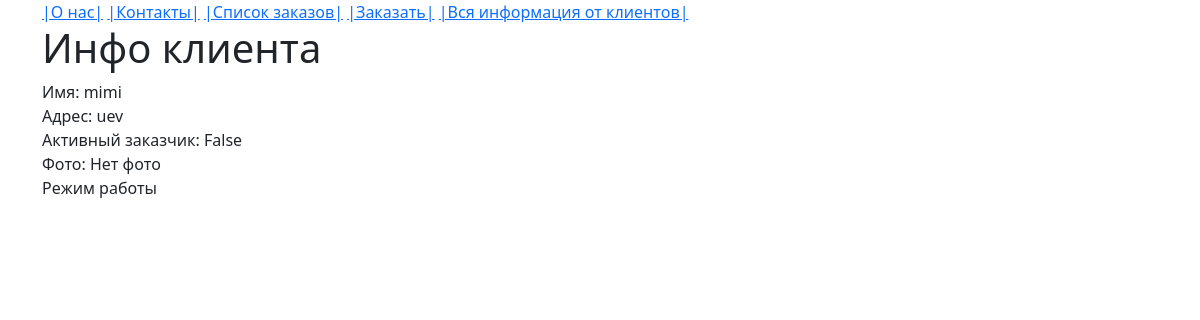
/client/1/, run on the app's committed database.
### clients/models.py (models this page shows)
class Client(models.Model):
    name = models.CharField(max_length=255)
    address = models.CharField(max_length=255)
    active = models.BooleanField(default=False)
    bottles_ordered = models.IntegerField(default=20)

### core/views.py (the view)
# urls.py: path('client/<int:id>/', client_detail, name='client-detail'),
def client_detail(request, id):
    context = {
        'client': Client.objects.get(id=id)
    }
    return render(request, 'client_info.html', context)

### core/templates/client_info.html
{% extends 'base.html' %}
{% block page %}
    <h1>Инфо клиента</h1>
    <div>Имя: {{ client.name }}</div>
    <div>Адрес: {{ client.address }} </div>
    <div>Активный заказчик: {{ client.active }}</div>
    <div>Фото:
        {% if client.photo %}</div>
            <img src="{{ client.photo.url }}"/>
        {% else %}
            <span>Нет фото</span>
        {% endif %}
{% endblock %}

### data on the page
Client: name "mimi", address "uev", active "False"
